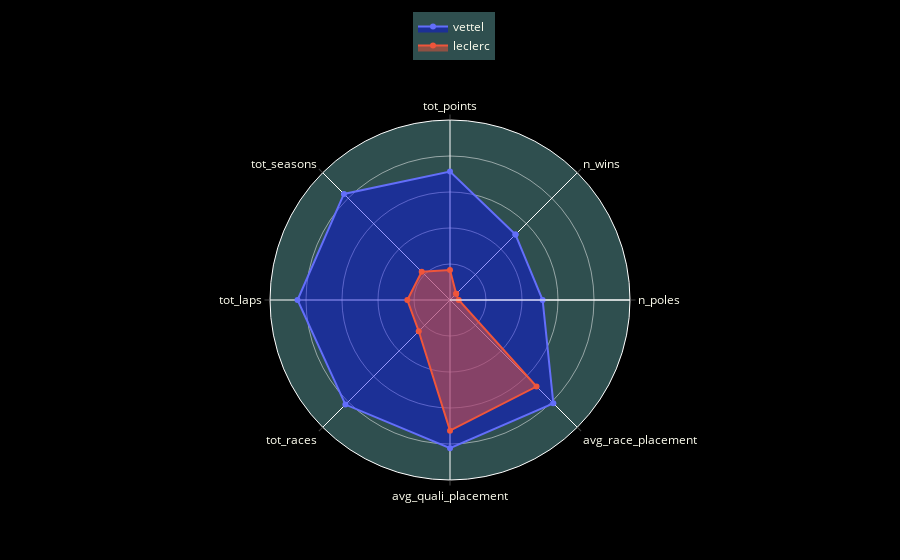

Here is the notebook cell this chart was saved with:
### Code cell
import plotly.graph_objects as go
import plotly.express as px
import pandas as pd

categories = list(mm_dr.columns) + list(mm_dr.columns)[:1]

fig = go.Figure()

#product 1
fig.add_trace(go.Scatterpolar(
      r=mm_dr.loc['vettel', :].tolist() + mm_dr.loc['vettel', :].tolist()[:1],
      theta=categories,
      fill='toself',
      name='vettel',
      fillcolor='rgba(0, 0, 255, 0.4)',
      textposition='bottom center',
      #marker = dict(line_color='white', color = 'black'),
))

#product 2
fig.add_trace(go.Scatterpolar(
      r=mm_dr.loc['leclerc', :].tolist() + mm_dr.loc['leclerc', :].tolist()[:1],
      theta=categories,
      fill='toself',
      name='leclerc',
))


#customization of chart
fig.update_layout(
  font_color="ivory",
  legend=dict(x=.45, y=1.3, bgcolor='darkslategrey'),
  paper_bgcolor="black",
  plot_bgcolor="black",
  polar = dict(radialaxis = dict(gridwidth=0.5,
                               range=[0, 1], 
                              showticklabels=False, ticks='', gridcolor = "white"),
                 angularaxis = dict(showticklabels=True, ticks='outside', 
                               rotation=45,
                               direction = "clockwise",
                               gridcolor = "white"),
              bgcolor = 'darkslategrey', 
              
              )
)
fig.show()

### Figure 1 — Plotly figure (JSON) as saved in the notebook; plotly's stock layout.template omitted (floating-point values rounded to 4 significant figures)
{"data": [{"fill": "toself", "fillcolor": "rgba(0, 0, 255, 0.4)", "name": "vettel", "r": [0.5146, 0.5146, 0.8119, 0.8231, 0.8216, 0.8471, 0.8333, 0.7138, 0.5146], "textposition": "bottom center", "theta": ["n_wins", "n_poles", "avg_race_placement", "avg_quali_placement", "tot_races", "tot_laps", "tot_seasons", "tot_points", "n_wins"], "type": "scatterpolar"}, {"fill": "toself", "name": "leclerc", "r": [0.04854, 0.04854, 0.6798, 0.7257, 0.2456, 0.237, 0.2222, 0.1671, 0.04854], "theta": ["n_wins", "n_poles", "avg_race_placement", "avg_quali_placement", "tot_races", "tot_laps", "tot_seasons", "tot_points", "n_wins"], "type": "scatterpolar"}], "layout": {"font": {"color": "ivory"}, "legend": {"bgcolor": "darkslategrey", "x": 0.45, "y": 1.3}, "paper_bgcolor": "black", "plot_bgcolor": "black", "polar": {"angularaxis": {"direction": "clockwise", "gridcolor": "white", "rotation": 45, "showticklabels": true, "ticks": "outside"}, "bgcolor": "darkslategrey", "radialaxis": {"gridcolor": "white", "gridwidth": 0.5, "range": [0, 1], "showticklabels": false, "ticks": ""}}}}
